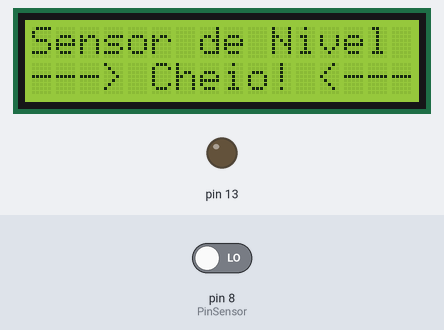
Bench run of a sketch on a simulated Arduino Leonardo, built with avr-gcc and run on an emulated ATmega32U4. Parts: 16×2 character LCD, output pins drawn as LEDs (lit = HIGH). The inputs (shaded band) are chosen by the test bench; at power-on: pin 8 (PinSensor) LOW.

Above: at 4.2 s.
4.3 s: pin 8 (PinSensor) driven HIGH
At 5.2 s:
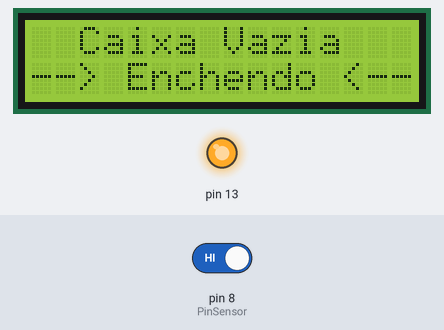
6.0 s: pin 8 (PinSensor) driven LOW
At 7.4 s:
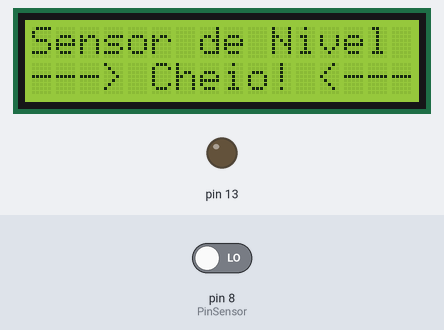
Timing chart, 0 to 9.0 s (numbered marks = the images above; inputs shaded):
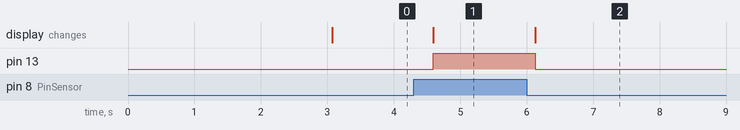

The sketch:

NivelAgua.ino
```cpp
/*********************************
 ***Autor: Leonardo Dalla Porta****
 ***********24/07/2014*************
 *************Atenção**************
 ***O Codigo esta livre para uso,**
 *desde que seja mantida sua fonte*
 ********e seu autor.**************
 ********Faça um bom uso***********
 ******Att. Equipe UsinaInfo*******
 *********************************/

#include <LiquidCrystal.h>


LiquidCrystal lcd(7, 6, 5, 4, 3, 2);


int PinSensor = 8;
int VarSensor = 0;

void setup()
{

  lcd.begin(16, 2);
  lcd.setCursor( 0, 0);
  lcd.println("   Nivel Agua   ");
  lcd.setCursor( 0, 1);
  lcd.println("Em caixa D'Agua ");
  delay(3000);
  lcd.clear();
  pinMode(13, OUTPUT);
}

void loop()
{
  VarSensor = digitalRead(PinSensor);
  lcd.setCursor( 0, 0);
  lcd.println("Sensor de Nivel ");
  lcd.setCursor( 0, 1);
  lcd.println("---> Cheio! <---");

  if (VarSensor == 1)
  {
    lcd.clear();
    lcd.setCursor(0, 0);
    lcd.println("  Caixa Vazia   ");
    lcd.setCursor(0, 1);
    lcd.println("--> Enchendo <--");
    digitalWrite(13, HIGH);

  }

  else
  {
    digitalWrite(13, LOW);
  }
  delay(500);
}
```

Measured:
- after the input at 4.3 s, pin 13: LOW → HIGH after 0.30 s; the display: changes after 0.30 s (image 1)
- after the input at 6.0 s, pin 13: HIGH → LOW after 0.13 s; the display: changes after 0.13 s (image 2)
